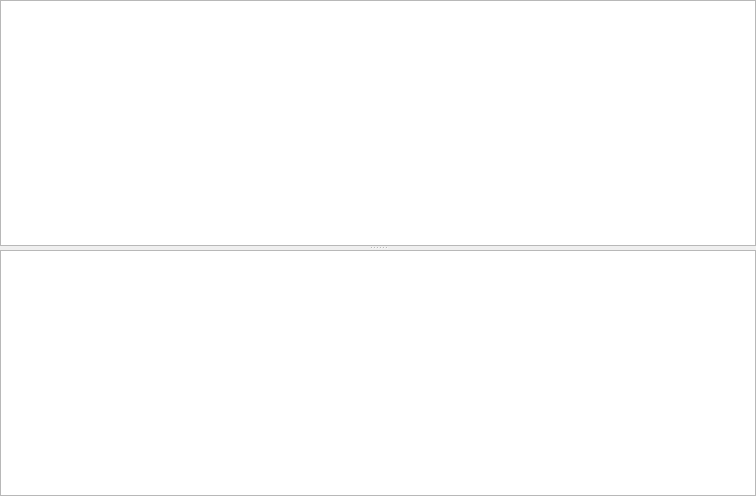
<?xml version="1.0" encoding="UTF-8"?>
<ui version="4.0">
 <class>mAbiturTable</class>
 <widget class="QWidget" name="mAbiturTable">
  <property name="geometry">
   <rect>
    <x>0</x>
    <y>0</y>
    <width>756</width>
    <height>496</height>
   </rect>
  </property>
  <property name="windowTitle">
   <string>Form</string>
  </property>
  <layout class="QVBoxLayout" name="verticalLayout">
   <property name="leftMargin">
    <number>0</number>
   </property>
   <property name="topMargin">
    <number>0</number>
   </property>
   <property name="rightMargin">
    <number>0</number>
   </property>
   <property name="bottomMargin">
    <number>0</number>
   </property>
   <item>
    <widget class="QSplitter" name="splitter">
     <property name="orientation">
      <enum>Qt::Vertical</enum>
     </property>
     <widget class="QTableView" name="tableView"/>
     <widget class="QTableView" name="tableView_2"/>
    </widget>
   </item>
  </layout>
 </widget>
 <resources/>
 <connections/>
</ui>
